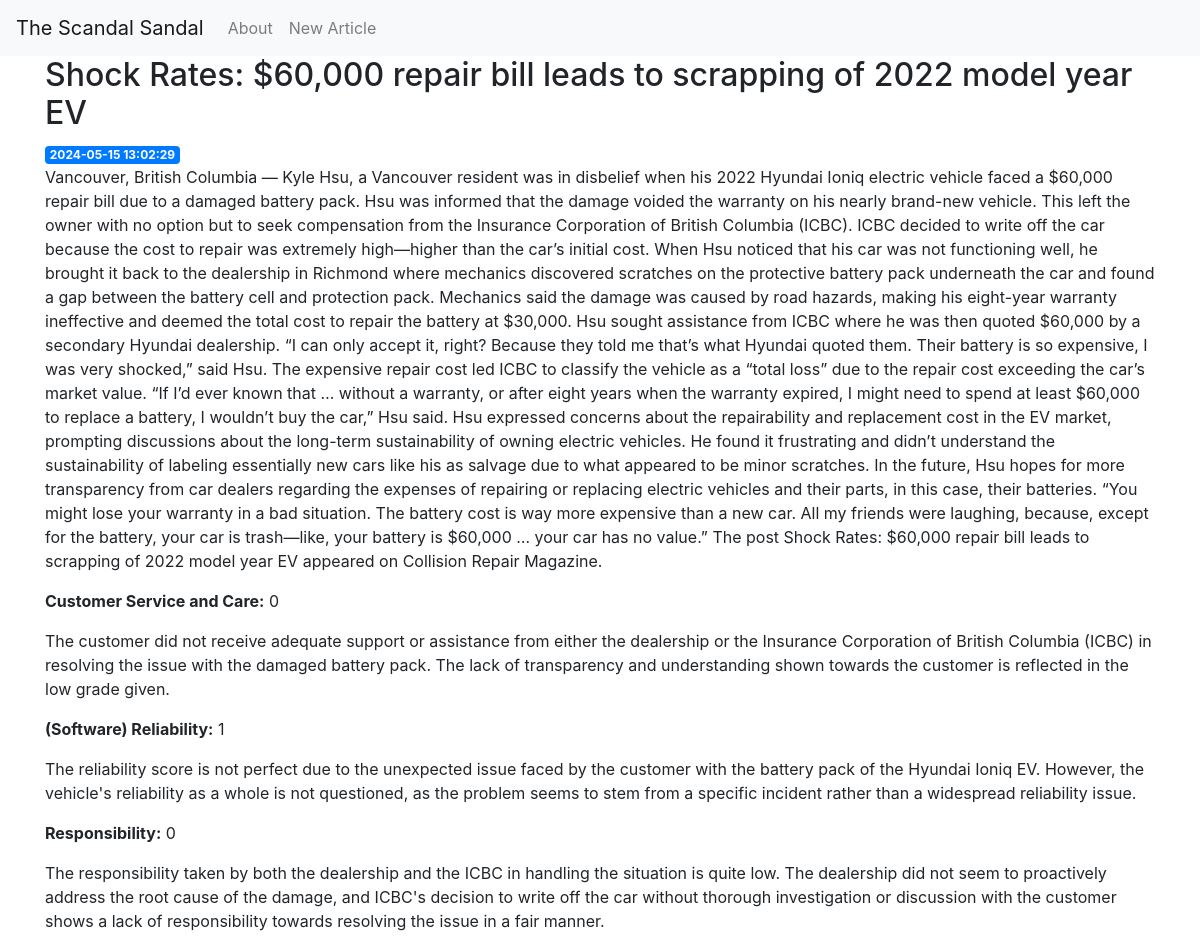
Screenshot of /9 with the database file from the repository.
### tables this page shows
CREATE TABLE articles (
    id INTEGER PRIMARY KEY AUTOINCREMENT,
    created TIMESTAMP NOT NULL DEFAULT CURRENT_TIMESTAMP,
    company TEXT NOT NULL,
    url TEXT NOT NULL,
    headline TEXT NOT NULL,
    content TEXT NOT NULL,
    score_openai_customer_service SMALLINT NOT NULL,
    ex_score_openai_customer_service TEXT NOT NULL,
    score_openai_reliability SMALLINT NOT NULL,
    ex_score_openai_reliability TEXT NOT NULL,
    score_openai_responsibility SMALLINT NOT NULL,
    ex_score_openai_responsibility TEXT NOT NULL
);

### app.py (the view)
@app.route('/<int:post_id>')
def post(post_id):
    post = get_post(post_id)
    return render_template('post.html', post=post)

### app.py (called while the page is built)
def get_db_connection():
    conn = sqlite3.connect('database.db')
    conn.row_factory = sqlite3.Row
    return conn

def get_post(post_id):
    conn = get_db_connection()
    post = conn.execute('SELECT * FROM articles WHERE id = ?',
                        (post_id,)).fetchone()
    conn.close()
    if post is None:
        abort(404)
    return post

### templates/post.html
{% extends 'base.html' %}
{% block content %}
    <h2>{% block title %} {{ post['headline'] }} {% endblock %}</h2>
    <span class="badge badge-primary">{{ post['created'] }}</span>
    <p>{{ post['content'] }}</p>
    <p><b>Customer Service and Care:</b> {{ post['score_openai_customer_service'] }}</p>
    <p>{{ post['ex_score_openai_customer_service'] }}</p>
    <p><b>(Software) Reliability:</b> {{ post['score_openai_reliability'] }}</p>
    <p>{{ post['ex_score_openai_reliability'] }}</p>
    <p><b>Responsibility:</b> {{ post['score_openai_responsibility'] }}</p>
    <p>{{ post['ex_score_openai_responsibility'] }}</p>
{% endblock %}

### rows the page displays
articles: headline "Shock Rates: $60,000 repair bill leads to scrapping of 2022 model year EV", created "2024-05-15 13:02:29", content "Vancouver, British Columbia — Kyle Hsu, a Vancouver resident was in disbelief when his 2022 Hyundai Ioniq electric vehicle faced a $60,000 repair bill due to a damaged battery pack. Hsu was informed that the damage voided the warranty on his nearly brand-new vehicle. This left the owner with no option but to seek compensation from the Insurance Corporation of British Columbia (ICBC). ICBC decided to write off the car because the cost to repair was extremely high—higher than the car’s initial cost. When Hsu noticed that his car was not functioning well, he brought it back to the dealership in Richmond where mechanics discovered scratches on the protective battery pack underneath the car and…", score_openai_customer_service "0", ex_score_openai_customer_service "The customer did not receive adequate support or assistance from either the dealership or the Insurance Corporation of British Columbia (ICBC) in resolving the issue with the damaged battery pack. The lack of transparency and understanding shown towards the customer is reflected in the low grade given.", score_openai_reliability "1", ex_score_openai_reliability "The reliability score is not perfect due to the unexpected issue faced by the customer with the battery pack of the Hyundai Ioniq EV. However, the vehicle's reliability as a whole is not questioned, as the problem seems to stem from a specific incident rather than a widespread reliability issue.", score_openai_responsibility "0", ex_score_openai_responsibility "The responsibility taken by both the dealership and the ICBC in handling the situation is quite low. The dealership did not seem to proactively address the root cause of the damage, and ICBC's decision to write off the car without thorough investigation or discussion with the customer shows a lack of responsibility towards resolving the issue in a fair manner."
